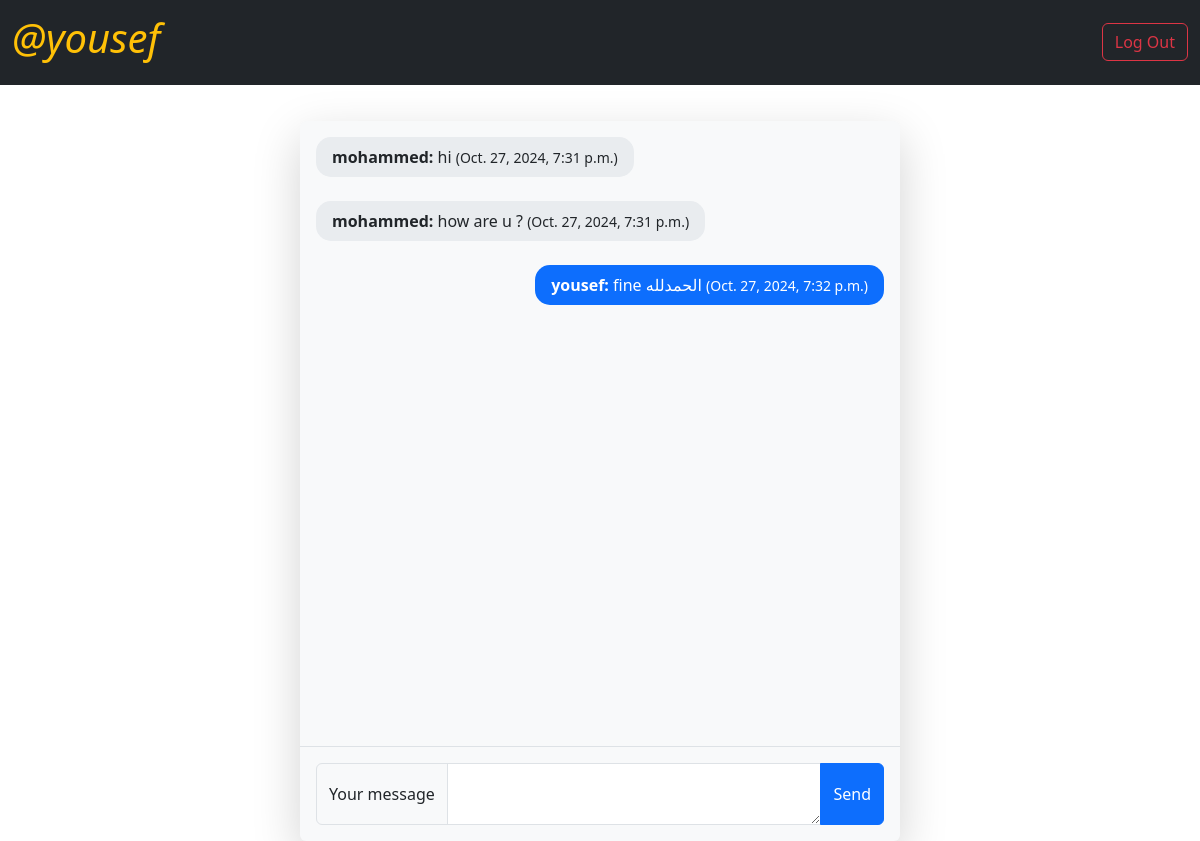
Before: /mohammed/ (signed in) with the older database file.
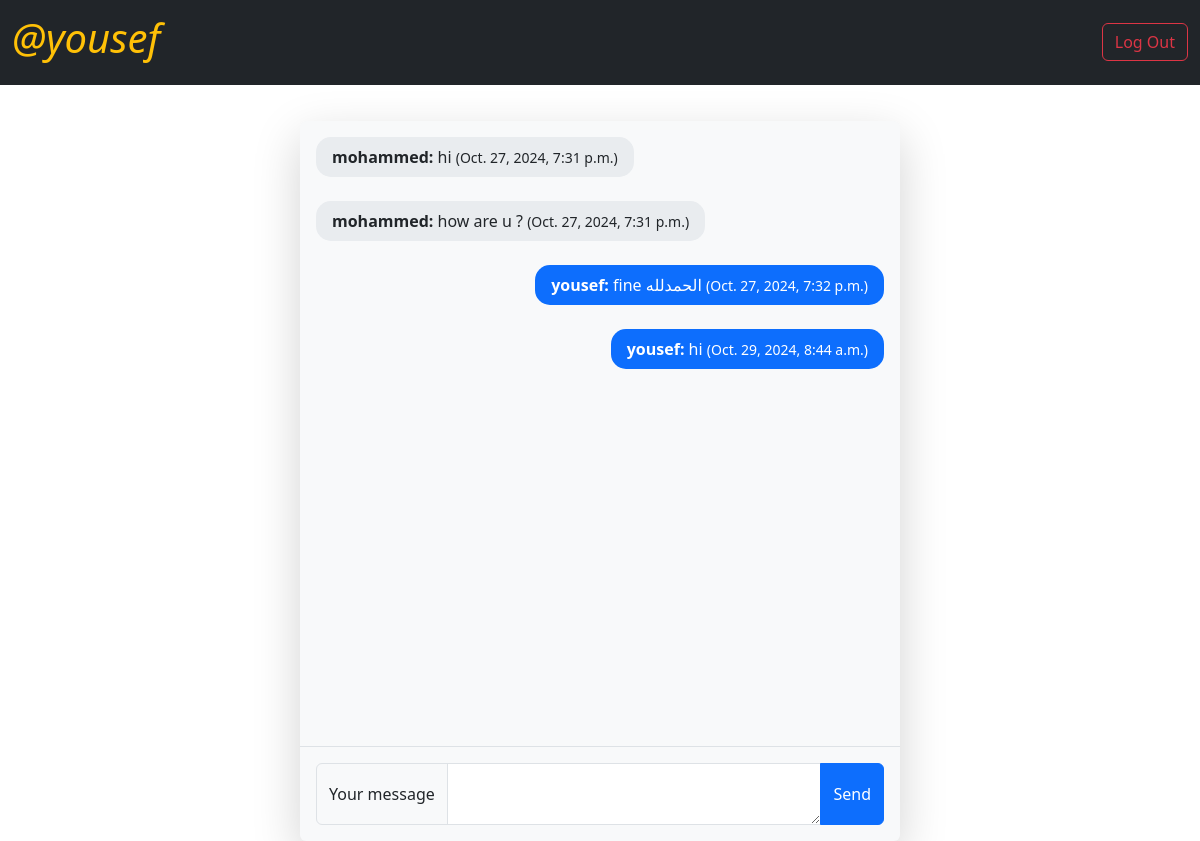
After: the same page with the newer database file.
### chat/models.py (models this page shows, shortened)
class Message(models.Model):
    sender = models.ForeignKey(User, related_name="sent_messages", on_delete=models.CASCADE)
    receiver = models.ForeignKey(User, related_name="received_messages", on_delete=models.CASCADE)
    content = models.TextField()
    timestamp = models.DateTimeField(auto_now_add=True)

### chat/views.py (the view)
# urls.py: path('<str:username>/', views.chat_room, name='chat_room'),
def chat_room(request, username):
    print(f"Accessing chat_room with username: {username}")
    try:
        receiver = User.objects.get(username=username)
    except User.DoesNotExist:
        print("catched")
        return redirect("chat:lobby")
    sender = request.user
    messages = Message.objects.filter(
        (models.Q(sender=sender) & models.Q(receiver=receiver)) |
        (models.Q(sender=receiver) & models.Q(receiver=sender))
    ).order_by('timestamp')  # Ordering by timestamp
    context = {
        'username': username,
        'messages': messages,
    }
    return render(request, 'chat/chat_room.html', context)

### chat/templates/chat/chat_room.html (shortened to what this page needs)
<!DOCTYPE html>
<html lang="en">
<head>
    <link href="https://cdn.jsdelivr.net/npm/bootstrap@5.3.3/dist/css/bootstrap.min.css" rel="stylesheet">
</head>
<body>
    <nav class="navbar bg-dark" style="height: 5.3rem; margin-bottom: 3%;">
        <div class="container-fluid d-flex justify-content-between">
            <a href="/"><h1 class="text-warning fst-italic username">@{{user.username}}</h1></a>
            {% if user.is_authenticated %}
            <form action="{% url 'chat:logout' %}" method="post">
                <button class="btn btn-outline-danger" type="submit">Log Out</button>
            </form>
            {% endif %}
        </div>
    </nav>
    <div class="mx-auto msgChat w-50 mx-auto bg-body-tertiary rounded shadow-lg">
        <div id="chat-log">
            {% for message in messages %}
                <div class="chat-message {% if message.sender.username == user.username %}sender{% else %}receiver{% endif %}">
                    <p><strong>{{ message.sender.username }}:</strong> {{ message.content }} <small>({{ message.timestamp }})</small></p>
                </div>
            {% endfor %}
        </div>
        <form id="chat-message-form">
            <div class="input-group w-100">
                <span class="input-group-text">Your message</span>
                <textarea id="chat-message-input" autocomplete="off" class="form-control" aria-label="With textarea"></textarea>
                <button type="submit" class="btn btn-primary">Send</button>
            </div>
        </form>
    </div>
</body>
</html>

### chat/templates/chat/chat_room.html (style rules this page uses)
a { color: white; text-decoration: none; }
.msgChat { height: 45rem; display: flex; flex-direction: column; }
#chat-log { flex: 1; overflow-y: auto; padding: 1rem; }
.chat-message { display: flex; align-items: center; margin-bottom: 0.5rem; }
.chat-message.sender { justify-content: flex-end; text-align: right; }
.chat-message.receiver { justify-content: flex-start; }
.chat-message p { background-color: #e9ecef; padding: 0.5rem 1rem; border-radius: 15px; max-width: 75%; display: inline-block; }
.chat-message.sender p { background-color: #0d6efd; color: white; }
#chat-message-form { margin-top: auto; padding: 1rem; border-top: 1px solid #dee2e6; }

Changed rows visible on the page:
added Message: sender.username "yousef", content "hi", timestamp "Oct. 29, 2024, 8:44 a.m."
